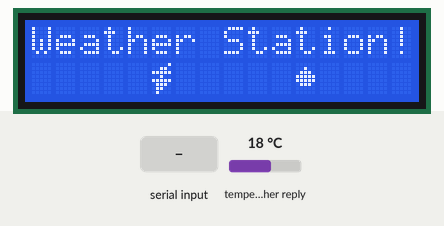
Recording of a program running on a simulated ESP32. On the bench: 16×2 character LCD. The test bench sets the inputs (shaded band); at power-on: temperature in the weather reply 18 °C. WiFi joins after 1.5 s; servers stay silent unless stated; web services answer with replies made up by the test bench; what the program prints to the serial monitor is not drawn.

Above: at 8.9 s.
At 18.0 s:
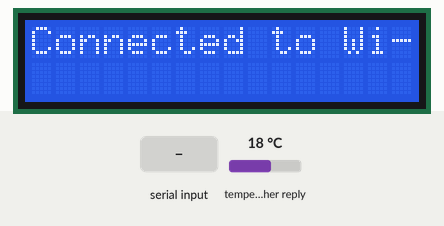
18.1 s: "1\n" received over Serial
At 19.2 s:
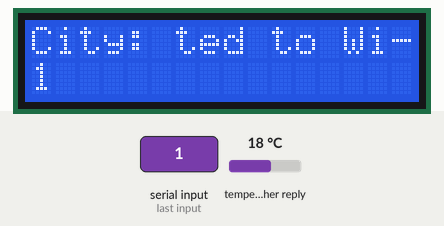
At 21.1 s:
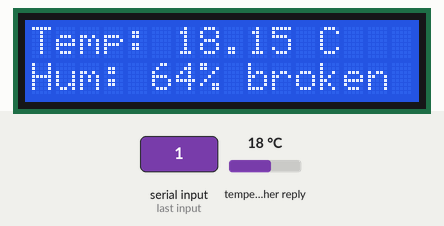
Timing chart, 0 to 22.6 s (numbered marks = the images above; inputs shaded):
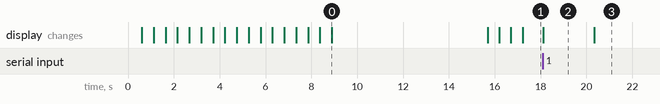

The program:

main.cpp
```cpp
#include <Wire.h>
#include <LiquidCrystal_I2C.h>
#include <WiFi.h>
#include <HTTPClient.h>
#include <ArduinoJson.h>
#define ARDUINOJSON_DEPRECATION_NOTICE 0

// Wi-Fi credentials
const char* ssid = "Wokwi-GUEST";        // Wi-Fi SSID
const char* password = ""; // Wi-Fi password

// Weather API details
const char* apiKey = "weather-api-key";
const char* server = "http://api.openweathermap.org/data/2.5/weather";

String city = ""; // Dynamic city input
LiquidCrystal_I2C lcd(0x27, 16, 2);    // I2C address for LCD
byte thunder[8] = {
  0b00001,
  0b00110,
  0b11111,
  0b00100,
  0b11111,
  0b01110,
  0b01100,
  0b01000
};

byte cloud[8] = {
  0b00000,
  0b00100,
  0b01110,
  0b11111,
  0b11111,
  0b01110,
  0b00000,
  0b00000
};
// Connect to Wi-Fi
void connectToWiFi() {
  WiFi.begin(ssid, password);
  Serial.print("Connecting to Wi-Fi");

  lcd.print("Connecting to Wi-Fi");
  int i=0;
  while (WiFi.status() != WL_CONNECTED) {
    Serial.print(".");
    lcd.setCursor(i,1);
    lcd.print(".");
    i++;
    delay(500);
  }
  Serial.println("\nConnected to Wi-Fi!");
  lcd.clear();
  lcd.print("Connected to Wi-Fi!");
}

// Fetch weather data
void getWeatherData(const String& city) {
  if (WiFi.status() == WL_CONNECTED) {
    HTTPClient http;
    String url = String(server) + "?q=" + city + "&appid=" + apiKey;
    http.begin(url);
    int httpCode = http.GET();

    if (httpCode == 200) { // Check for the HTTP response
      String payload = http.getString();
      StaticJsonDocument<1024> doc;
      deserializeJson(doc, payload);

      float temperature = doc["main"]["temp"];
      int humidity = doc["main"]["humidity"];
      const char* weather = doc["weather"][0]["description"];

      // Display on LCD
      lcd.clear();
      lcd.setCursor(0, 0);
      lcd.print("Temp: ");
      lcd.print(temperature-273);
      lcd.print(" C");
      lcd.setCursor(0, 1);
      lcd.print("Hum: ");
      lcd.print(humidity);
      lcd.print("% ");
      lcd.print(weather);
    } else {
      Serial.println("Error in fetching data");
      lcd.clear();
      lcd.setCursor(0, 0);
      lcd.print("Failed to");
      lcd.setCursor(0, 1);
      lcd.print("fetch data!");
    }
    http.end();
  }
}
void scrollFromRight(String ch, int row) {
    int strLength = ch.length();
    for (int pos = 16; pos >= 0; pos--) { // Loop from off-screen right to off-screen left
        lcd.clear();                                // Clear screen for each frame
        lcd.setCursor(max(0, pos), row);           // Set the position where the string starts
        int startIdx = max(0, -pos);               // Adjust start index of the substring to display
        lcd.print(ch.substring(startIdx));         // Print the part of the string visible
        delay(500);                                // Adjust speed of scrolling
    }
}

void setup() {
  Serial.begin(115200);
  lcd.init();
  lcd.backlight();
  scrollFromRight("Weather Station!",0);
  lcd.createChar(0, thunder); // Load thunder symbol into slot 0
  lcd.createChar(1, cloud);   // Load cloud symbol into slot 1
  lcd.setCursor(5, 1);
  lcd.write(byte(0));
  lcd.setCursor(11, 1);
  lcd.write(byte(1));
  delay(6780);
  lcd.clear();
  connectToWiFi();

  // Prompt user for city input
  Serial.println("Enter city name:");
  while (city == "") {
    if (Serial.available() > 0) {
      city = Serial.readStringUntil('\n');
      city.trim(); // Remove leading/trailing spaces
      Serial.print("City set to: ");
      Serial.println(city);
    }
  }

  lcd.setCursor(0, 0);
  lcd.print("City: ");
  lcd.setCursor(0, 1);
  lcd.print(city);
  delay(2000); // Display city confirmation
}

void loop() {
  if (!city.isEmpty()) {
    getWeatherData(city);
  }
  delay(60000); // Update every minute
}
```

Measured:
- after the input at 18.1 s, the display: changes at once (image 2)
- what the display in image 0 shows lasts 6.8 s, from 8.9 s to 15.7 s
- what the display in image 2 shows lasts 2.2 s, from 18.1 s to 20.3 s
